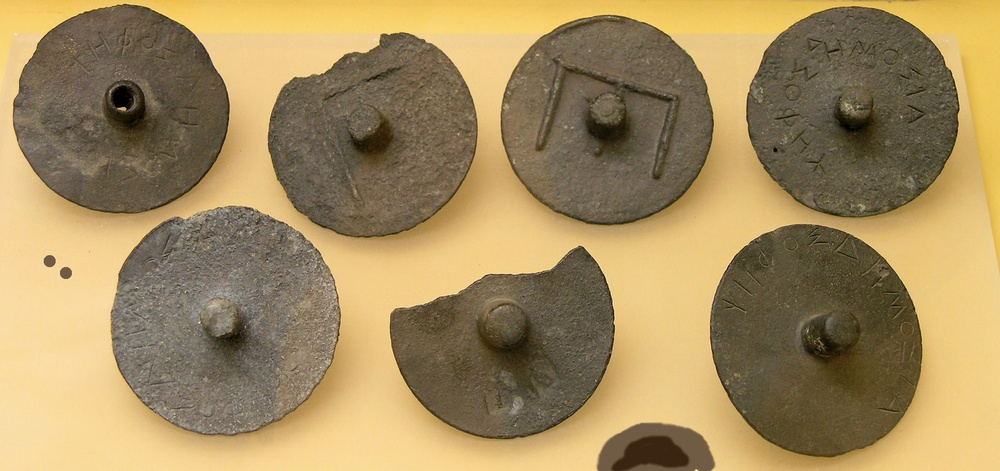
#> input picture ressources/various/jetons_vote.jpg, 1000 x 471 px, shrunk from 1600 x 753 before the run
$ jupyter execute test.ipynb
#> lines starting #> are read from the running program, lines starting #| are printed output that depends on the picture
Test

[cell 1]
import skimage              # scikit-image
from matplotlib import pyplot as plt
from skimage import data    # some images to use
from skimage import io      # open, write, etc. image files
from skimage import feature # Canny filter
from skimage import color   # conversion between color spaces

image = io.imread('ressources/various/jetons_vote.jpg')
#> image is the input picture: shape (471, 1000, 3); mean R, G, B 162.6, 139.7, 95.1
image = color.rgb2gray(image)
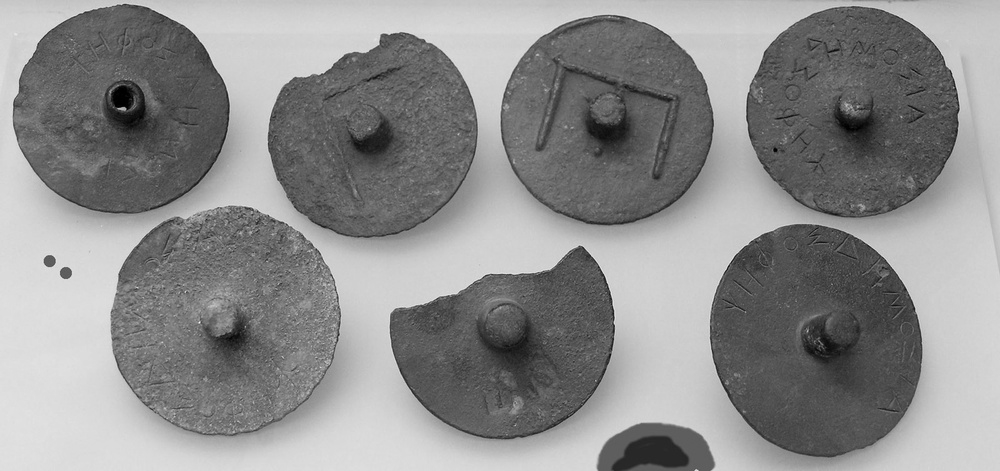
#> image: shape (471, 1000) float64; min 0, max 0.987, mean 0.554
edges1 = feature.canny(image, sigma=1)
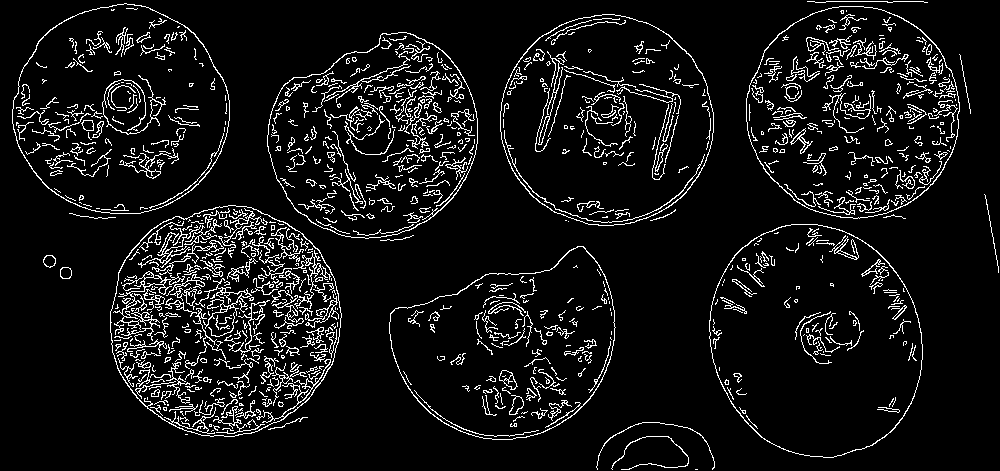
#> edges1: shape (471, 1000) bool; 7.8% white in thin lines or dots
edges2 = feature.canny(image, sigma=2)
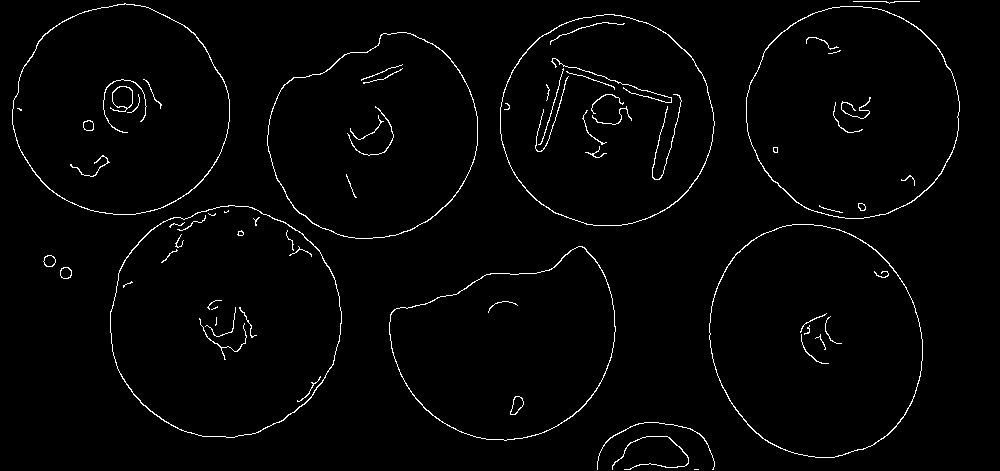
#> edges2: shape (471, 1000) bool; 1.9% white in thin lines or dots
edges3 = feature.canny(image, sigma=3)
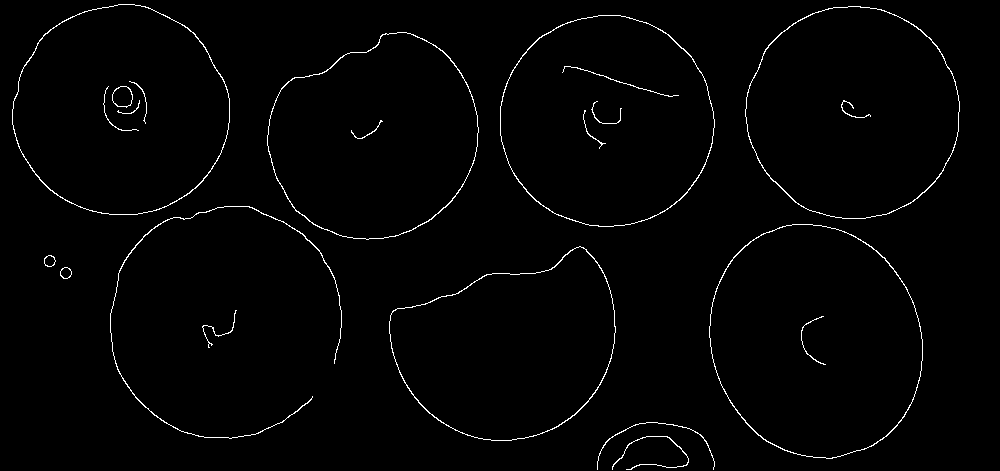
#> edges3: shape (471, 1000) bool; 1.4% white in thin lines or dots
edges5 = feature.canny(image, sigma=5)
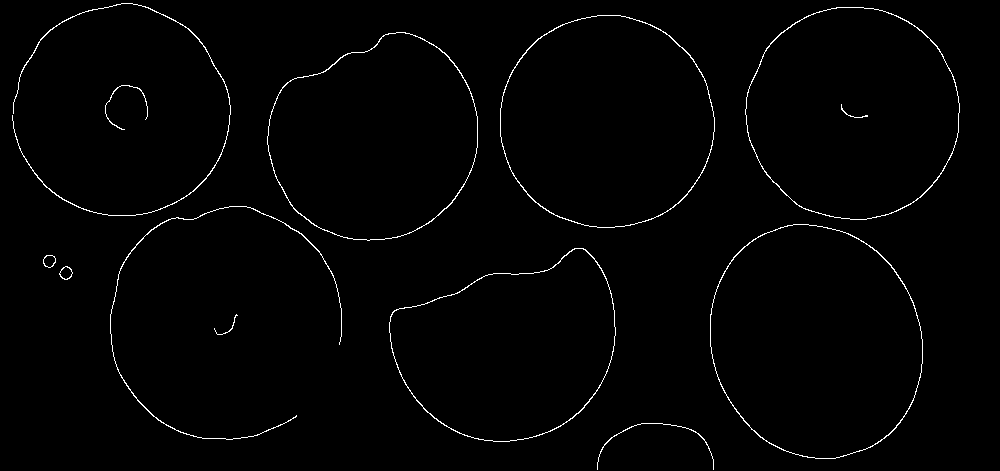
#> edges5: shape (471, 1000) bool; 1.2% white in thin lines or dots

# show images
figure = plt.figure(figsize=(10, 10))

figure.add_subplot(2, 3, 1)
plt.imshow(image, cmap='gray')

figure.add_subplot(2, 3, 2)
plt.imshow(edges1, cmap='gray')

figure.add_subplot(2, 3, 3)
plt.imshow(edges2, cmap='gray')

figure.add_subplot(2, 3, 4)
plt.imshow(edges3, cmap='gray')

figure.add_subplot(2, 3, 5)
plt.imshow(edges5, cmap='gray')
